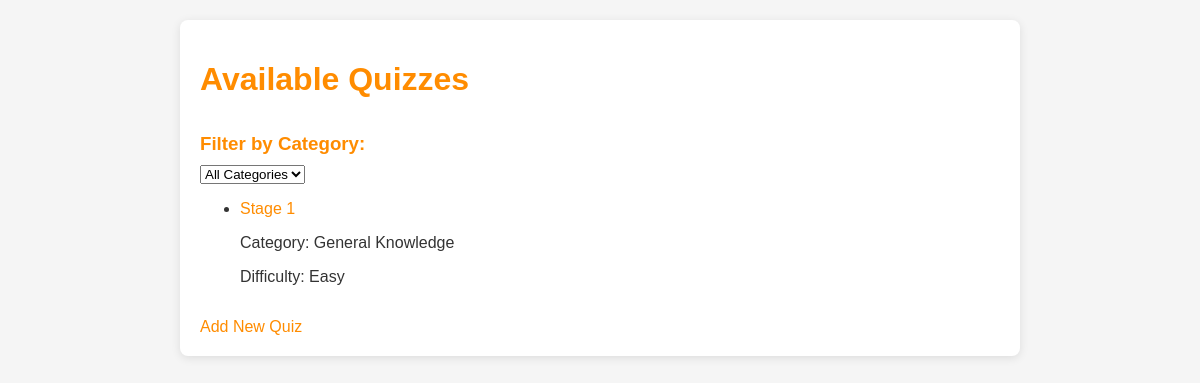
The page /quizzes/ (signed in) on the database as committed earlier.
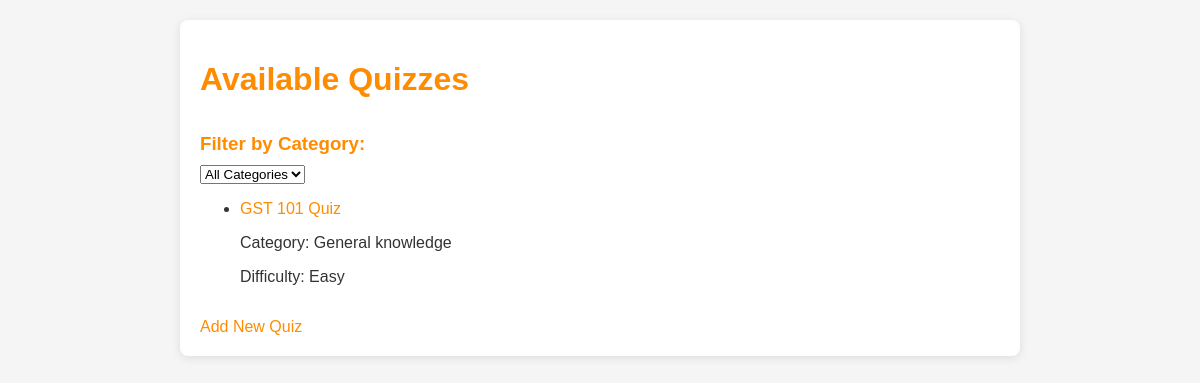
The same page on the database as committed later.
### QuizApp/models.py (models this page shows, shortened)
class Quiz(models.Model):
    name = models.CharField(max_length=200, default='New Quiz')
    category = models.ForeignKey(Category, on_delete=models.CASCADE)
    topic = models.CharField(max_length=255, default='General')
    number_of_questions = models.IntegerField(default=10)
    time = models.IntegerField(help_text="Duration of the quiz in minutes", default=30)
    required_score_to_pass = models.IntegerField(help_text="Required score in percentage", default=50)
    difficulty = models.CharField(max_length=6, choices=DIFF_CHOICES, default='easy')

class Category(models.Model):
    name = models.CharField(max_length=100)
    description = models.TextField(blank=True)

### QuizApp/views.py (the view)
# urls.py: path('quizzes/', views.quiz_list_view, name='quiz_list'),  # List all quizzes
@login_required
def quiz_list_view(request):
    quizzes = Quiz.objects.all()
    return render(request, 'quiz/quiz_list.html', {'quizzes': quizzes})

### QuizApp/templates/quiz/quiz_list.html (shortened to what this page needs)
{% load static %}
<!DOCTYPE html>
<html lang="en">
<head>
    <link rel="stylesheet" type="text/css" href="{% static 'styles/styles.css' %}">
</head>
<body>
    <div class="quiz-list-container">
        <h1>Available Quizzes</h1>
        <div class="category-filter">
            <h3>Filter by Category:</h3>
            <form method="GET">
                <select name="category" onchange="this.form.submit()">
                    <option value="">All Categories</option>
                </select>
            </form>
        </div>
        <ul>
            {% for quiz in quizzes %}
                <li>
                    <a href="{% url 'quiz_view' quiz.id %}">{{ quiz.name }}</a>
                    <p>Category: {{ quiz.category.name }}</p>
                    <p>Difficulty: {{ quiz.difficulty|title }}</p>
                </li>
            {% empty %}
                <li>No quizzes available.</li>
            {% endfor %}
        </ul>
        <a href="{% url 'add_quiz' %}">Add New Quiz</a>
    </div>
</body>
</html>

Rows that differ between the two databases and show on the page:
changed Quiz "Easy": name "Stage 1" → "GST 101 Quiz"; category.name "General Knowledge" → "General knowledge"
